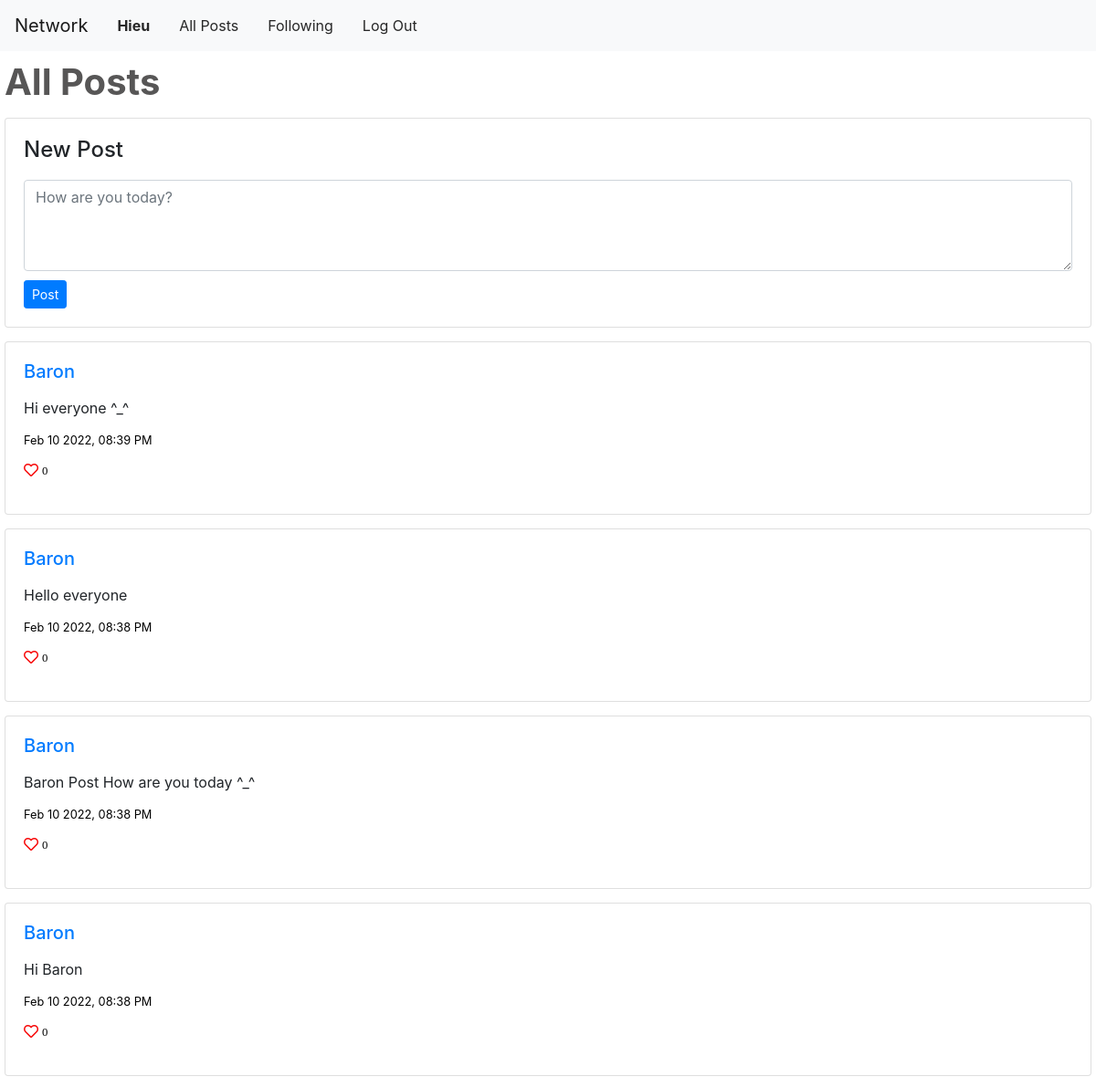
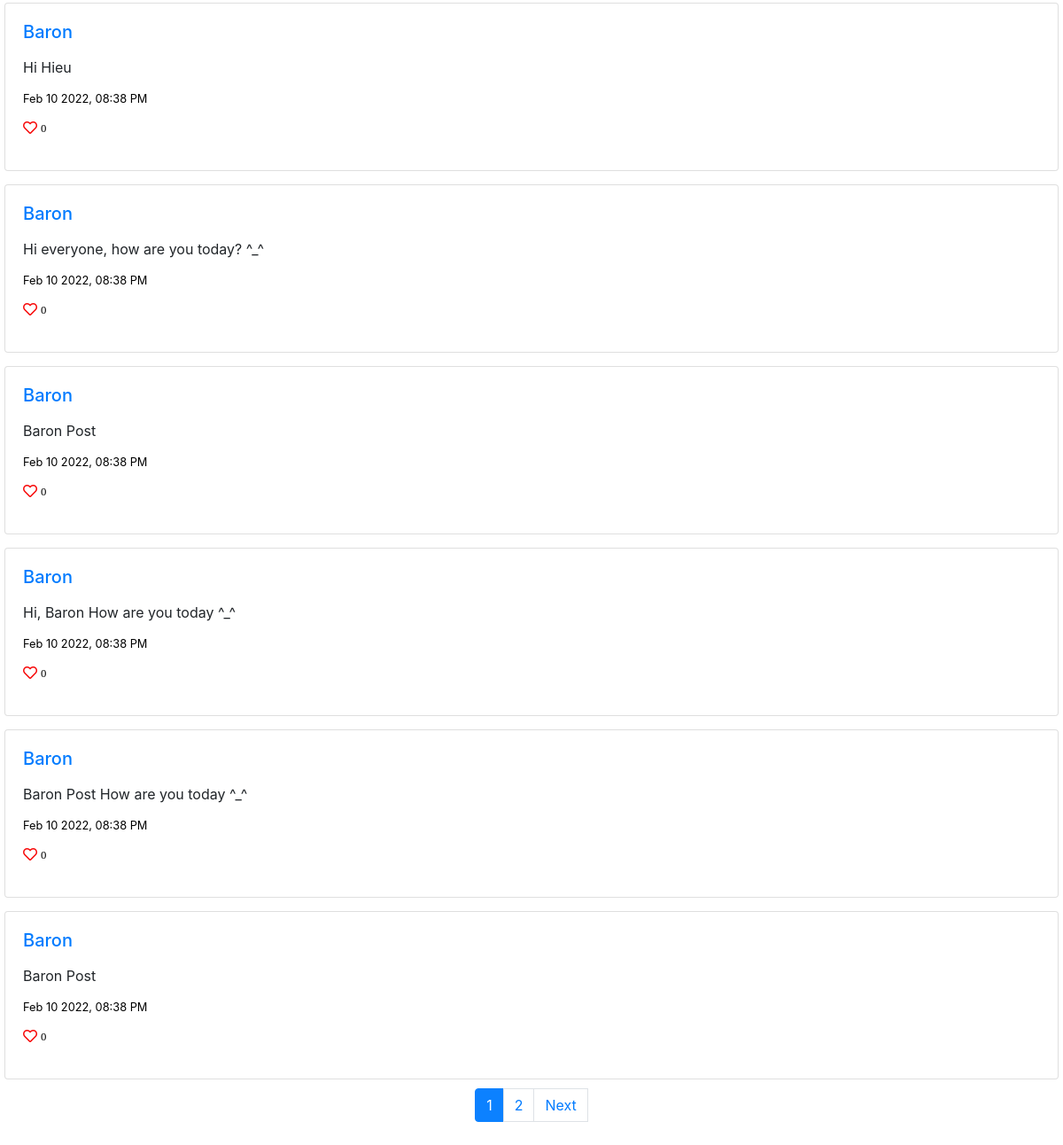
/ (signed in), run on the app's committed database (2 pictures, top to bottom).
### network/models.py (models this page shows, shortened)
class User(AbstractUser):
    pass

class Post(models.Model):
    user = models.ForeignKey(User, on_delete=models.CASCADE)
    text = models.CharField(max_length=160, default=None)
    post_date = models.DateTimeField(default=datetime.datetime.now)

### network/views.py (the view)
# urls.py: path("", views.index, name="index"),
def index(req):
    if req.user.is_authenticated:
        userRegisted = req.session['_auth_user_id']
        userLikes = Like.objects.filter(
            post=OuterRef('id'), user_id=userRegisted)
        userPosts = Post.objects.filter().order_by(
            '-post_date').annotate(current_like=Count(userLikes.values('id')))
    else:
        userPosts = Post.objects.order_by('-post_date').all()
    userPosts = formatDateTime(userPosts)
    pagePost = calculateNewFeed(req, userPosts)
    return render(req, "network/index.html", {
        'posts': pagePost,
    })

### network/views.py (called while the page is built)
def formatDateTime(pagePost):
    newPagePost = []
    for item in pagePost:
        item.post_date = item.post_date.strftime("%b %d %Y, %I:%M %p")
        newPagePost.append(item)
    return newPagePost

def calculateNewFeed(req, userPosts):
    pagePaginator = Paginator(userPosts, MAX_NUMBER_OF_POSTS_PAGE)
    pageNum = req.GET.get('page')
    return pagePaginator.get_page(pageNum)

### network/templates/network/index.html (shortened to what this page needs)
{% extends "network/layout.html" %}
{% load static %}
{% block body %}
<h1 id ='titleHeader'>All Posts</h1>
 {% include "network/post_status_user.html" %}
<div id="posts">
    {% for post in posts %}
    <div class="card">
        <div class="rounderCard">
            <h5 class="cardUserNameAndLink"><a href="{% url 'profile' post.user.username %}">{{post.user.username}}</a></h5>
            <p class="cardContentPost" id="post_text_{{post.id}}"> {{ post.text }}</p>
            <p class="cardContentPost"><small class="small_text">{{post.post_date}}</small></p>
            <p class="cardContentPost">
                <div data-id="{{post.id}}" dataLikeId="{{post.id}}"
                    class="cardEditText {% if post.current_like > 0 %} fas {%else%} far {% endif %} fa-heart">&nbsp<small
                        class="small_text">{{post.like_set.count}}</small>
                        </div>
            </p>
        </div>
    </div>
    {% empty %}
    <h2>No posts</h2>
    {% endfor %}
</div>
{% endblock %}

### network/templates/network/layout.html (shortened to what this page needs)
{% load static %}
<!DOCTYPE html>
<html lang="en">
  <head>
    <link
      rel="stylesheet"
      href="https://stackpath.bootstrapcdn.com/bootstrap/4.5.0/css/bootstrap.min.css"
    />
    <link href="https://use.fontawesome.com/releases/v5.13.0/css/all.css" rel="stylesheet" />
    <link href="{% static 'network/styles.css' %}" rel="stylesheet" />
  </head>
  <body>
    <nav class="navbar navbar-expand-lg navbar-light bg-light">
      <a class="navbar-brand" href="{% url 'index' %}">Network</a>
      <div>
        {% with request.resolver_match.url_name as url_name %}
        <ul class="navbar-nav mr-auto">
          {% if user.is_authenticated %}
          <li class="navigationItem {% if url_name == 'profile' %}active{% endif %}">
            <a class="navigationInsideLinkItem" href="{% url 'profile' user.username %}"
              ><strong>{{ user.username }}</strong></a
            >
          </li>
          {% endif %}
          <li class="navigationItem {% if url_name == 'index' %}active{% endif %}">
            <a class="navigationInsideLinkItem" href="{% url 'index' %}">All Posts</a>
          </li>
          {% if user.is_authenticated %}
          <li class="navigationItem {% if url_name == 'following' %}active{% endif %}">
            <a class="navigationInsideLinkItem" href="{% url 'following' %}">Following</a>
          </li>
          <li class="navigationItem {% if url_name == 'logout' %}active{% endif %}">
            <a class="navigationInsideLinkItem" href="{% url 'logout' %}">Log Out</a>
          </li>
          {% endif %}
        </ul>
        {% endwith %}
      </div>
    </nav>
    <div class="body">
      {% block body %} {% endblock %}
      <ul class="pagination justify-content-center">
         {%if posts.paginator.num_pages > 1 %} {% for num in posts.paginator.page_range%}
        {% if posts.number == num %}
        <li class="itemNavigation active">
          <a class="page-link">{{ num }}</a>
        </li>
        {% elif num > posts.number|add:'-3' and num < posts.number|add:'3' %}
        <li class="itemNavigation">
          <a class="page-link" href="?page={{ num }}">{{ num }}</a>
        </li>
        {% endif %} {% endfor %} {% endif %} {% if posts.has_next %}
        <li class="itemNavigation">
          <a class="page-link" href="?page={{ posts.next_page_number }}"> Next </a>
        </li>
        {% endif %}
      </ul>
    </div>
  </body>
</html>

### network/static/network/styles.css (style rules this page uses)
.fa-heart { color: rgb(247, 9, 9) !important; cursor: pointer; }
.itemNavigation.active .page-link { color: white; background-color: #0c81ff; border-color: #0c81ff; }
.itemNavigation:first-child .page-link { margin-left: 0; border-top-left-radius: 0.25rem; border-bottom-left-radius: 0.25rem; }
.body { padding: 10px 5px; }
.card { margin-top: 15px; animation-name: card; animation-duration: 1s; }
#titleHeader { animation: highlightText 3s linear; animation-fill-mode: forwards; color: black; background: linear-gradient(to right, #575656 0, white 5%, #575656 20%); background-position: 0; -webkit-background-clip: text; -webkit-text-fill-color: transparent; -webkit-text-size-adjust: none; font-weight: bold; text-decoration: none; white-space: nowrap; }
#buttonSubmitPost, #div_save_close_buttons, .justify-content-center { margin-top: 10px; }
.cardContentPost { margin: 10px 0; }
.small_text { color: black; vertical-align: middle; }
.rounderCard { flex: 1 1 auto; min-height: 1px; padding: 1.25rem; }
.cardUserNameAndLink { margin-bottom: 1rem; }
.navigationInsideLinkItem { display: block; padding: 0.5rem 1rem; color: rgba(15, 15, 15, 0.9); }

### data on the page
User: username "Hieu"
Post: user.username "Baron", text "Hi everyone ^_^", post_date "Feb 10 2022, 08:39 PM", like_set.count "0"
Post: user.username "Baron", text "Hello everyone", post_date "Feb 10 2022, 08:38 PM", like_set.count "0"
Post: user.username "Baron", text "Baron Post How are you today ^_^", post_date "Feb 10 2022, 08:38 PM", like_set.count "0"
Post: user.username "Baron", text "Hi Baron", post_date "Feb 10 2022, 08:38 PM", like_set.count "0"
Post: user.username "Baron", text "Hi Hieu", post_date "Feb 10 2022, 08:38 PM", like_set.count "0"
Post: user.username "Baron", text "Hi everyone, how are you today? ^_^", post_date "Feb 10 2022, 08:38 PM", like_set.count "0"
Post: user.username "Baron", text "Baron Post", post_date "Feb 10 2022, 08:38 PM", like_set.count "0"
Post: user.username "Baron", text "Hi, Baron How are you today ^_^", post_date "Feb 10 2022, 08:38 PM", like_set.count "0"
Post: user.username "Baron", text "Baron Post How are you today ^_^", post_date "Feb 10 2022, 08:38 PM", like_set.count "0"
Post: user.username "Baron", text "Baron Post", post_date "Feb 10 2022, 08:38 PM", like_set.count "0"

### other printed values
{{ num }} "1"
{{ num }} "2"
